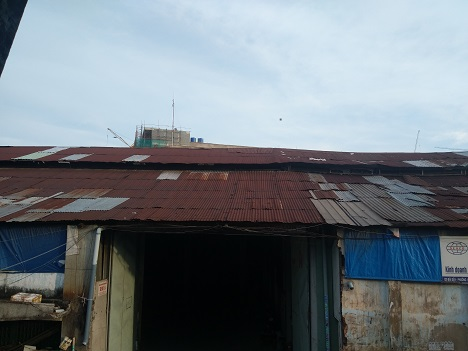
#> input picture img/pano/IMAG1878.jpg, 468 x 351 px; its folder holds 4 pictures in this run
$ python code.py
#> lines starting #> are read from the running program, lines starting #| are printed output that depends on the picture
import cv2
import numpy as np
from matplotlib import pyplot as plt
import os

def matching_features(img1, img2):
	sift = cv2.xfeatures2d.SIFT_create()
	kp1, des1 = sift.detectAndCompute(img1,None)
	kp2, des2 = sift.detectAndCompute(img2,None)

	length1 = len(kp1)
	length2 = len(kp2)

	matches = []
	for i in range(length1):
		for j in range(length2):
			dist = np.linalg.norm(des1[i] - des2[j])
			if dist < 250:
				tmp = (i, j)
				matches.append(tmp)

	s = np.float32([kp1[matches[j][0]].pt for j in range(len(matches))]).reshape(-1, 1, 2)
	d = np.float32([kp2[matches[j][1]].pt for j in range(len(matches))]).reshape(-1, 1, 2)
	homo_matrix, mask = cv2.findHomography(s, d, cv2.RANSAC, 5.0)
	return homo_matrix

def warp_image(img1, img2, homo_matrix):
	h1, w1 = img1.shape[:2]
	h2, w2 = img2.shape[:2]
	four_corners1 = np.float32([[0,0],[0,h1],[w1,h1],[w1,0]]).reshape(-1, 1, 2)
	four_corners2 = np.float32([[0,0],[0,h2],[w2,h2],[w2,0]]).reshape(-1, 1, 2)
	four_corners2 = cv2.perspectiveTransform(four_corners2, homo_matrix)
	corners = np.concatenate((four_corners1, four_corners2), axis = 0)
	[max_x, max_y] = np.int32(corners.max(axis = 0).ravel() + 0.5)
	[min_x, min_y] = np.int32(corners.min(axis = 0).ravel() - 0.5)
	t = [-min_x, -min_y]
	translate_matrix = np.array([[1, 0, t[0]], [0, 1, t[1]], [0, 0, 1]])
	result = cv2.warpPerspective(img2, translate_matrix.dot(homo_matrix), (max_x - min_x, max_y - min_y))
	result[t[1]: h1 + t[1], t[0]: w1 + t[0]] = img1
	return result

all_img = os.listdir('img/pano/')
src = cv2.imread('img/pano/' + all_img[0])
#> src is the input picture: shape (351, 468, 3); mean B, G, R 126.4, 120.2, 112.4
for i in range(1, len(all_img)):
	dst = cv2.imread('img/pano/' + all_img[i])
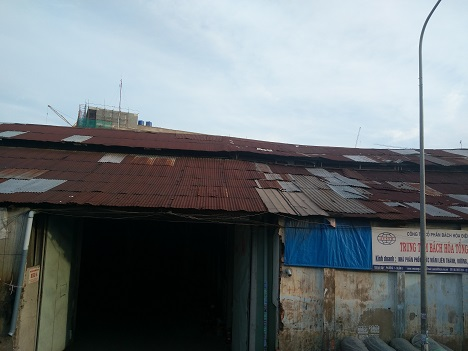
#> input picture img/pano/IMAG1879.jpg, 468 x 351 px
#> dst is the input picture: shape (351, 468, 3); mean B, G, R 121.4, 117.8, 110.9
	homo_matrix = matching_features(src, dst)
#> in matching_features, `kp1, des1 = sift.detectAndCompute(img1,None)`: kp1 = 279 keypoints; strongest (x, y, size): (99, 230, 3.1), (200, 140, 2.8), (98, 237, 3.2), (192, 139, 2.5)
#> in matching_features, `kp2, des2 = sift.detectAndCompute(img2,None)`: kp2 = 320 keypoints; strongest (x, y, size): (31, 214, 3.4), (148, 123, 3.2), (140, 122, 2.9), (30, 221, 3.5)
#> in matching_features, `length1 = len(kp1)`: length1 = 279
#> in matching_features, `length2 = len(kp2)`: length2 = 320
#> after the loop in matching_features, `for i in range(length1):`: matches = 408 pairs, first value 11 to 278, second value 7 to 309
#> in matching_features, `s = np.float32([kp1[matches[j][0]].pt for j in range(len(matches))]).r..`: s = 408 rows, first 8: [19.19, 284.5], [35.45, 221.2], [35.45, 221.2], [35.45, 221.2], [35.45, 221.2], [35.45, 221.2], [35.45, 221.2], [35.45, 221.2]
#> in matching_features, `d = np.float32([kp2[matches[j][1]].pt for j in range(len(matches))]).r..`: d = 408 rows, first 8: [354.8, 180.5], [63.68, 300.6], [112.1, 111.6], [115.3, 207.2], [216.3, 136.5], [303.8, 146.2], [308.2, 146.6], [309.4, 215.6]
#> in matching_features, `homo_matrix, mask = cv2.findHomography(s, d, cv2.RANSAC, 5.0)`: homo_matrix = [[1.2, -0.0526, -73.47], [0.121, 1.11, -45.62], [0.000435, 2.63e-06, 1]]; mask = 408 values, max 1 at index 25, min 0 at index 0, mean 0.333
	src = warp_image(dst, src, homo_matrix)
#> in warp_image, `four_corners2 = cv2.perspectiveTransform(four_corners2, homo_matrix)`: four_corners2 = [[-73.47, -45.62], [-91.85, 344.7], [391.3, 333.5], [406.9, 9.22]]
#> in warp_image, `corners = np.concatenate((four_corners1, four_corners2), axis = 0)`: corners = [[0, 0], [0, 351], [468, 351], [468, 0], [-73.47, -45.62], [-91.85, 344.7], [391.3, 333.5], [406.9, 9.22]]
#> in warp_image, `[max_x, max_y] = np.int32(corners.max(axis = 0).ravel() + 0.5)`: max_x = 468; max_y = 351
#> in warp_image, `[min_x, min_y] = np.int32(corners.min(axis = 0).ravel() - 0.5)`: min_x = -92; min_y = -46
#> in warp_image, `t = [-min_x, -min_y]`: t = [92, 46]
#> in warp_image, `translate_matrix = np.array([[1, 0, t[0]], [0, 1, t[1]], [0, 0, 1]])`: translate_matrix = [[1, 0, 92], [0, 1, 46], [0, 0, 1]]
#> in warp_image, `result = cv2.warpPerspective(img2, translate_matrix.dot(homo_matrix), ..`:
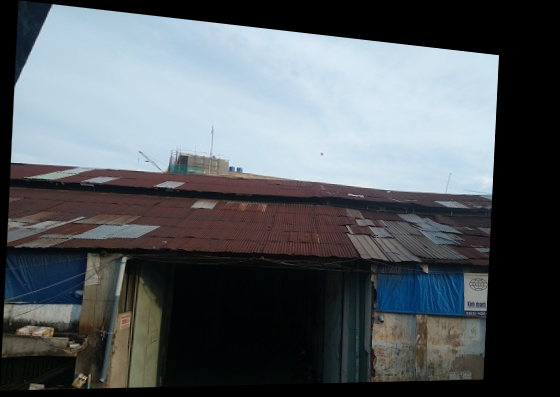
#> result: shape (397, 560, 3); mean B, G, R 97, 92.4, 86.5
#> in warp_image, `result[t[1]: h1 + t[1], t[0]: w1 + t[0]] = img1`:
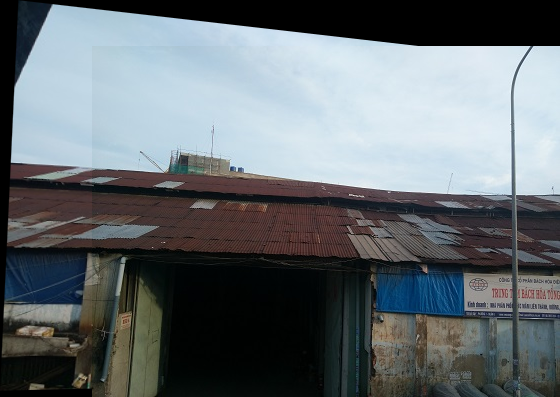
#> result: shape (397, 560, 3); mean B, G, R 112.3, 108.4, 101.4
#> pass 2 of the loop `for i in range(1, len(all_img)):`:
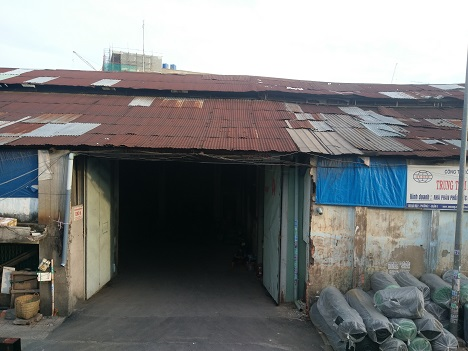
#> input picture img/pano/IMAG1881.jpg, 468 x 351 px
#> dst is the input picture: shape (351, 468, 3); mean B, G, R 122.9, 123, 121.7
#> kp1 = 434 keypoints; strongest (x, y, size): (12, 161, 2.5), (16, 157, 8.6), (109, 103, 102.3), (123, 260, 3.4)
#> kp2 = 571 keypoints; strongest (x, y, size): (43, 277, 6.9), (71, 155, 3.4), (71, 162, 3.4), (367, 162, 4)
#> s = 948 rows, first 8: [6.39, 291.2], [6.39, 291.2], [6.39, 291.2], [6.39, 291.2], [6.39, 291.2], [6.39, 291.2], [6.39, 291.2], [7.94, 281.5]
#> d = 948 rows, first 8: [39.57, 165.1], [105.9, 237.5], [130, 142.6], [148.8, 70.78], [242.7, 145.4], [292.5, 104.7], [338, 208.9], [148.8, 70.78]
#> `homo_matrix = matching_features(src, dst)`: homo_matrix = [[0.966, 0.138, -78.77], [-0.0541, 1.08, -104.8], [-0.000263, 0.000444, 1]]
#> in warp_image (call 2), `four_corners2 = cv2.perspectiveTransform(four_corners2, homo_matrix)`: four_corners2 = [[-78.77, -104.8], [-20.32, 276.3], [502.1, 286.3], [541.6, -158.4]]
#> corners = [[0, 0], [0, 351], [468, 351], [468, 0], [-78.77, -104.8], [-20.32, 276.3], [502.1, 286.3], [541.6, -158.4]]
#> max_x = 542
#> min_x = -79; min_y = -158
#> t = [79, 158]
#> translate_matrix = [[1, 0, 79], [0, 1, 158], [0, 0, 1]]
#> in warp_image (call 2), `result = cv2.warpPerspective(img2, translate_matrix.dot(homo_matrix), ..`:
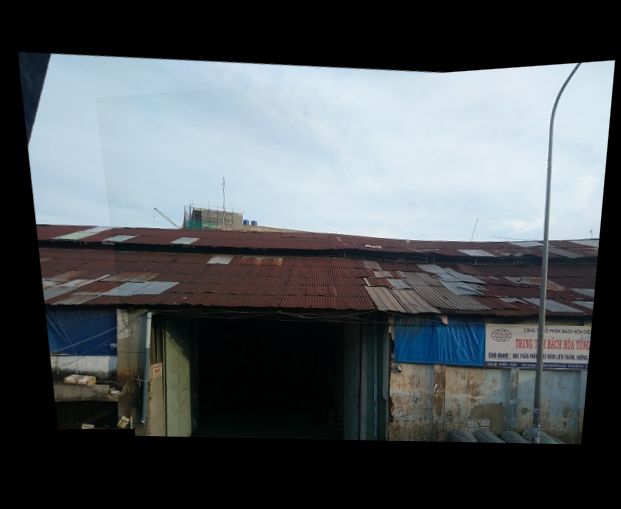
#> result: shape (509, 621, 3); mean B, G, R 90, 86.4, 80.8
#> in warp_image (call 2), `result[t[1]: h1 + t[1], t[0]: w1 + t[0]] = img1`:
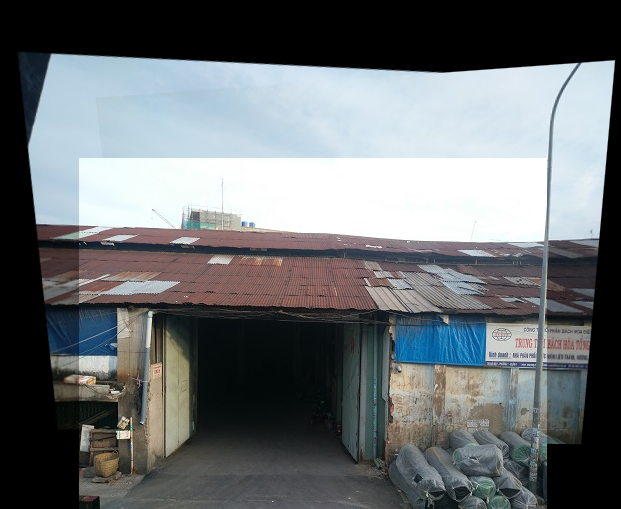
#> result: shape (509, 621, 3); mean B, G, R 112.7, 110.2, 105.8
#> pass 3 of the loop `for i in range(1, len(all_img)):`:
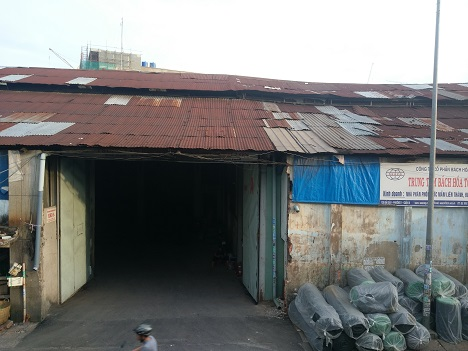
#> input picture img/pano/IMAG1882.jpg, 468 x 351 px
#> dst is the input picture: shape (351, 468, 3); mean B, G, R 122.9, 123.4, 122
#> kp1 = 741 keypoints; strongest (x, y, size): (122, 435, 6.9), (150, 313, 3.4), (575, 64, 2.6), (150, 320, 3.4)
#> kp2 = 589 keypoints; strongest (x, y, size): (14, 282, 7.3), (43, 156, 3.5), (43, 163, 3.6), (342, 160, 3.8)
#> s = 1308 rows, first 8: [31.61, 121.1], [31.61, 121.1], [31.61, 121.1], [31.61, 121.1], [31.61, 121.1], [31.61, 121.1], [31.61, 121.1], [31.61, 121.1]
#> d = 1308 rows, first 8: [7.05, 166.9], [60.14, 83.43], [60.87, 54.17], [66.83, 144.3], [89.74, 142.9], [97.26, 147.4], [104, 82.32], [104.6, 142.1]
#> `homo_matrix = matching_features(src, dst)`: homo_matrix = [[1.08, -0.00612, -115.7], [0.0211, 1.04, -171], [0.000175, -3.84e-05, 1]]
#> in warp_image (call 3), `four_corners2 = cv2.perspectiveTransform(four_corners2, homo_matrix)`: four_corners2 = [[-115.7, -171], [-121.2, 364.6], [508, 340.3], [501.8, -142.4]]
#> corners = [[0, 0], [0, 351], [468, 351], [468, 0], [-115.7, -171], [-121.2, 364.6], [508, 340.3], [501.8, -142.4]]
#> max_x = 508; max_y = 365
#> min_x = -121; min_y = -171
#> t = [121, 171]
#> translate_matrix = [[1, 0, 121], [0, 1, 171], [0, 0, 1]]
#> in warp_image (call 3), `result = cv2.warpPerspective(img2, translate_matrix.dot(homo_matrix), ..`:
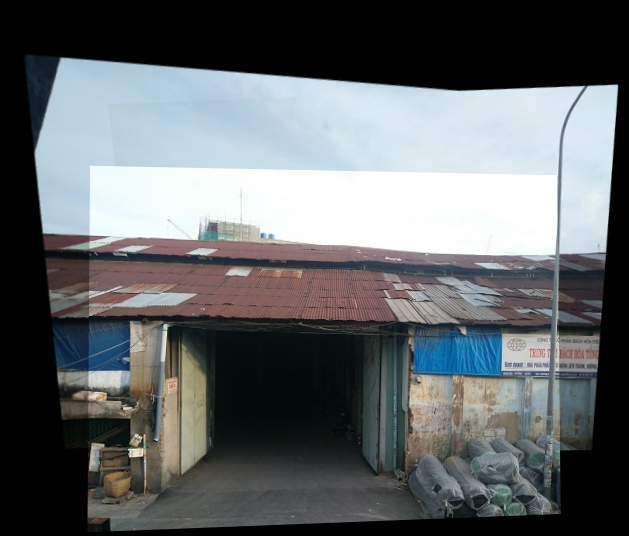
#> result: shape (536, 629, 3); mean B, G, R 104.6, 102.4, 98.3
#> in warp_image (call 3), `result[t[1]: h1 + t[1], t[0]: w1 + t[0]] = img1`:
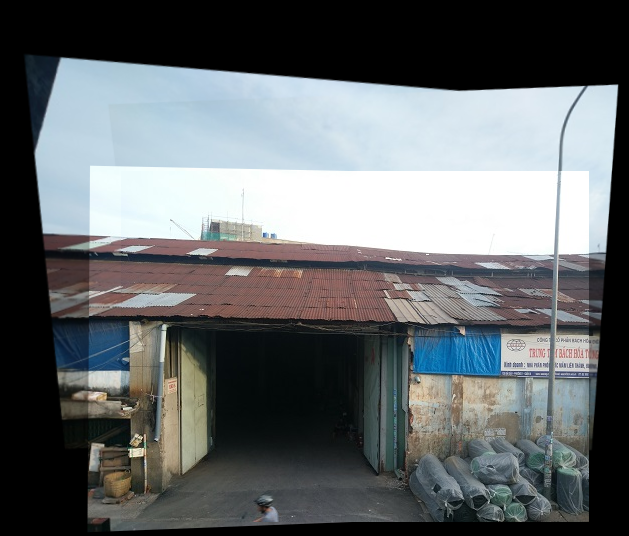
#> result: shape (536, 629, 3); mean B, G, R 106.2, 104.2, 100
result = cv2.resize(src, (0,0), fx=0.7, fy=0.7)
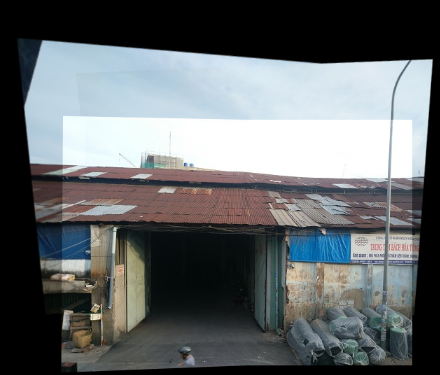
#> result: shape (375, 440, 3); mean B, G, R 106.3, 104.3, 100.1
cv2.imshow('result', result)

cv2.waitKey(0)
